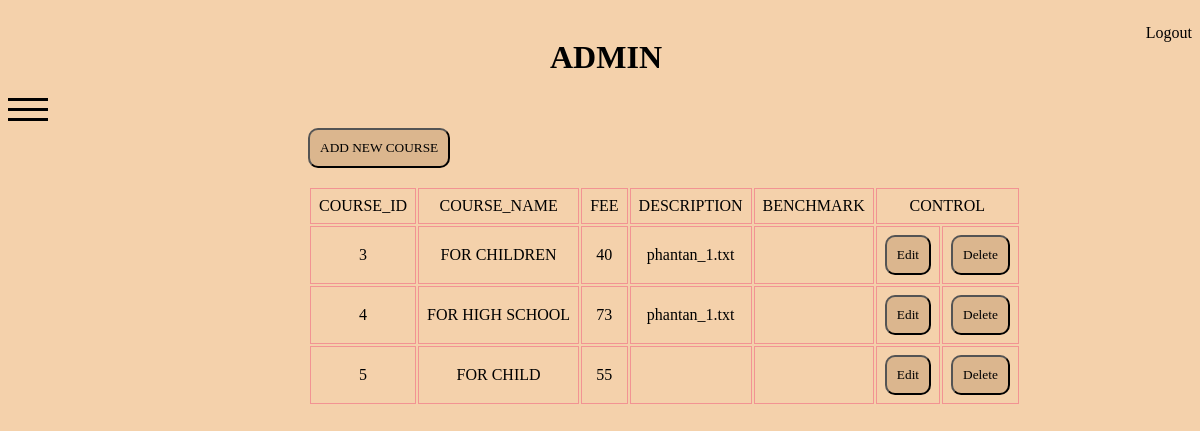
/admin/index.php?click=course&id=1 (signed in), run on an earlier commit of the app's database.
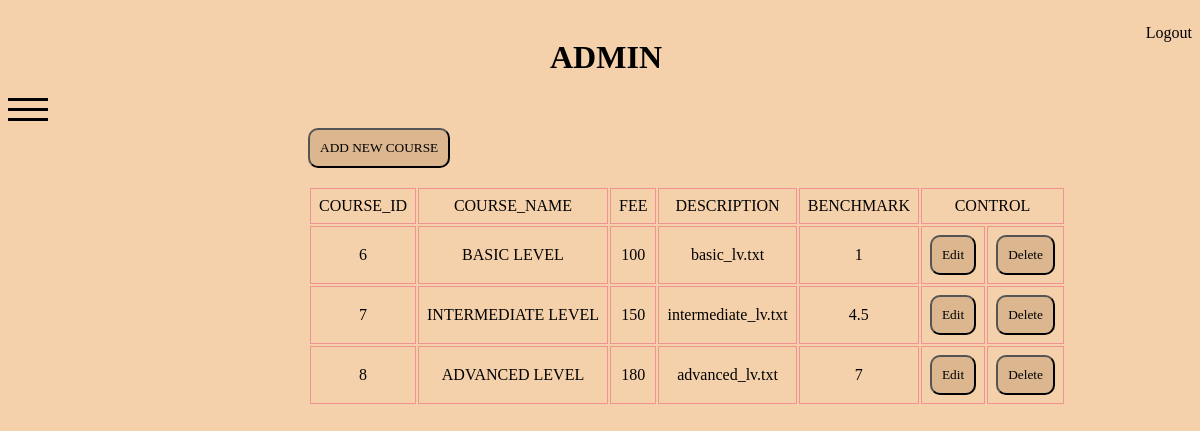
And on a later commit of the database.
### tables this page shows
CREATE TABLE `course` (
  `COURSE_ID` int(11) NOT NULL,
  `COURSE_NAME` varchar(50) DEFAULT NULL,
  `FEE` int(11) DEFAULT NULL,
  `DESCRIPTION` varchar(300) DEFAULT NULL,
  `BENCHMARK` float DEFAULT NULL
);

### admin/modules/course/listCourse.php (the view, shortened to what this page needs)
<?php
    $sql = 'SELECT * FROM `course` WHERE 1';
    $result = $conn->query($sql);
?>
<a href="./index.php?click=addCourse&ac=add">
      <button name='btnAddCourse'>ADD NEW COURSE</button>
</a><br><br>
    <table>
        <tr>
            <td>COURSE_ID</td>
            <td>COURSE_NAME</td>
            <td>FEE</td>
            <td>DESCRIPTION</td>
            <td>BENCHMARK</td>
            <td colspan=2>CONTROL</td>
        </tr>
        <?php
        while ($row = $result->fetch_assoc())
        {
            ?>
        <tr>
            <td><?php echo $row['COURSE_ID'] ?></td>
            <td><?php echo $row['COURSE_NAME'] ?></td>
            <td><?php echo $row['FEE'] ?></td>
            <td><?php echo $row['DESCRIPTION'] ?></td>
            <td><?php echo $row['BENCHMARK'] ?></td>
            <td style='display: flex'>
                <a href="./index.php?click=editCourse&ac=edit&id=<?php echo $row['COURSE_ID']?>">
                    <button name='btnEditStudent'>Edit</button>
                    </a>
                </td>
                <td>
                  <button name='btnDelStudent'>
                    <a href="./modules/course/controlCourse.php?id=<?php echo $row['COURSE_ID']?>">
                        Delete
                    </a></button>
            </td>
        </tr>
        <?php
        } ?>
    </table>

What changed in the data, as far as the page shows it:
removed course: COURSE_ID "3", COURSE_NAME "FOR CHILDREN", FEE "40", DESCRIPTION "phantan_1.txt"
removed course: COURSE_ID "4", COURSE_NAME "FOR HIGH SCHOOL", FEE "73", DESCRIPTION "phantan_1.txt"
removed course: COURSE_ID "5", COURSE_NAME "FOR CHILD", FEE "55"
added course: COURSE_ID "6", COURSE_NAME "BASIC LEVEL", FEE "100", DESCRIPTION "basic_lv.txt", BENCHMARK "1"
added course: COURSE_ID "7", COURSE_NAME "INTERMEDIATE LEVEL", FEE "150", DESCRIPTION "intermediate_lv.txt", BENCHMARK "4.5"
added course: COURSE_ID "8", COURSE_NAME "ADVANCED LEVEL", FEE "180", DESCRIPTION "advanced_lv.txt", BENCHMARK "7"
